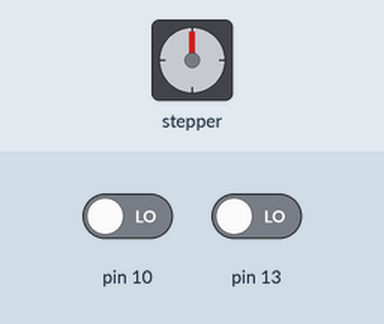
A sketch run on a simulated Arduino Uno, built with avr-gcc and run on an emulated ATmega328P. Parts: stepper motor. Wiring (inferred from the names in the program): stepper motor (2048 steps per turn assumed): coils pin 0, pin 1, pin 2, pin 4. The inputs (shaded band) are chosen by the test bench; at power-on: pin 13 LOW, pin 10 LOW.

Above: at 1.2 s.
1.3 s: pin 13 driven HIGH
At 2.07 s:
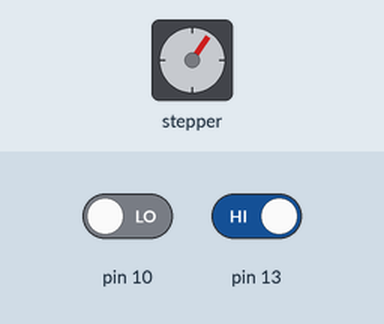
4.3 s: pin 10 driven HIGH
At 4.3 s:
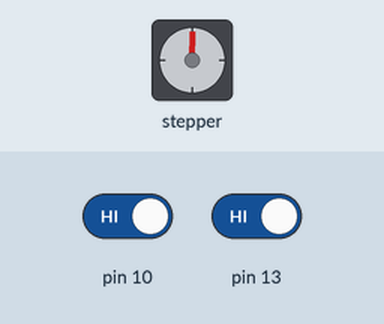
Timing chart, 0 to 7.3 s (numbered marks = the images above; inputs shaded):
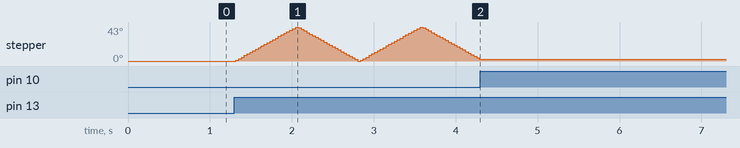

The sketch:

stepperMotor.ino
```cpp
#define STEPPER_PIN_1 0
#define STEPPER_PIN_2 1
#define STEPPER_PIN_3 2
#define STEPPER_PIN_4 4
int step_number = 0;
boolean dir = false;// false=clockwise,true=counter clockwise
int start_motor;
int counter = 0;
void pciSetup(byte pin)
{
  *digitalPinToPCMSK(pin) |= bit (digitalPinToPCMSKbit(pin));  // enable pin
  PCIFR  |= bit (digitalPinToPCICRbit(pin)); // clear any outstanding interrupt
  PCICR  |= bit (digitalPinToPCICRbit(pin)); // enable interrupt for the group
}

ISR (PCINT0_vect){
  if(digitalRead(13)){
    start_motor = 1;
  }
  if(digitalRead(10)){
    start_motor = 0;
  }
}

void motor(){
  if(counter >=500){
    counter=0;

    dir= !dir;
  }
    if (start_motor == 1 && counter <=500){
        counter ++;
    switch(step_number){
    case 0:
    digitalWrite(STEPPER_PIN_1,LOW);
    digitalWrite(STEPPER_PIN_2,LOW);
    digitalWrite(STEPPER_PIN_3,LOW);
    digitalWrite(STEPPER_PIN_4,HIGH);
    break;
    case 1:
    digitalWrite(STEPPER_PIN_1,LOW);
    digitalWrite(STEPPER_PIN_2,LOW);
    digitalWrite(STEPPER_PIN_3,HIGH);
    digitalWrite(STEPPER_PIN_4,HIGH);
    break;
    case 2:
    digitalWrite(STEPPER_PIN_1,LOW);
    digitalWrite(STEPPER_PIN_2,LOW);
    digitalWrite(STEPPER_PIN_3,HIGH);
    digitalWrite(STEPPER_PIN_4,LOW);
    break;
    case 3:
    digitalWrite(STEPPER_PIN_1,LOW);
    digitalWrite(STEPPER_PIN_2,HIGH);
    digitalWrite(STEPPER_PIN_3,HIGH);
    digitalWrite(STEPPER_PIN_4,LOW);
    break;
    case 4:
    digitalWrite(STEPPER_PIN_1,LOW);
    digitalWrite(STEPPER_PIN_2,HIGH);
    digitalWrite(STEPPER_PIN_3,LOW);
    digitalWrite(STEPPER_PIN_4,LOW);
    break;
    case 5:
    digitalWrite(STEPPER_PIN_1,HIGH);
    digitalWrite(STEPPER_PIN_2,HIGH);
    digitalWrite(STEPPER_PIN_3,LOW);
    digitalWrite(STEPPER_PIN_4,LOW);
    break;
    case 6:
    digitalWrite(STEPPER_PIN_1,HIGH);
    digitalWrite(STEPPER_PIN_2,LOW);
    digitalWrite(STEPPER_PIN_3,LOW);
    digitalWrite(STEPPER_PIN_4,LOW);
    break;
    case 7:
    digitalWrite(STEPPER_PIN_1,HIGH);
    digitalWrite(STEPPER_PIN_2,LOW);
    digitalWrite(STEPPER_PIN_3,LOW);
    digitalWrite(STEPPER_PIN_4,HIGH);
    break;
    default:
    digitalWrite(STEPPER_PIN_1,LOW);
    digitalWrite(STEPPER_PIN_2,LOW);
    digitalWrite(STEPPER_PIN_3,LOW);
    digitalWrite(STEPPER_PIN_4,LOW);
    break;
  }

if(dir){
  step_number++;
}
else{
  step_number--;
}
if(step_number>7){
  step_number=0;
}
if(step_number<0){
  step_number=7;
}
delayMicroseconds(1500);
  }
  else if (start_motor == 0){
    digitalWrite(STEPPER_PIN_1,LOW);
    digitalWrite(STEPPER_PIN_2,LOW);
    digitalWrite(STEPPER_PIN_3,LOW);
    digitalWrite(STEPPER_PIN_4,LOW);
  }
}

void setup() {
  pinMode(STEPPER_PIN_1,OUTPUT);
  pinMode(STEPPER_PIN_2,OUTPUT);
  pinMode(STEPPER_PIN_3,OUTPUT);
  pinMode(STEPPER_PIN_4,OUTPUT);
  pciSetup(13);
  pciSetup(10);
}

void loop() {
  motor();
}
```

Measured:
- after the input at 1.3 s, stepper: turns 43° clockwise in 0.73 s, then 43° counter-clockwise in 0.73 s, then 43° clockwise in 0.73 s, then 41° counter-clockwise in 0.69 s
- after the input at 4.3 s, stepper: stays 2° (without the input it goes to 0° after 0.02 s)
